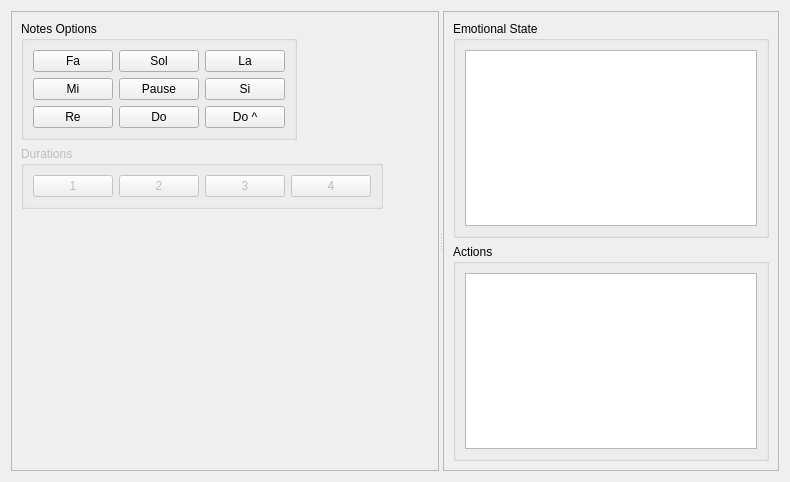
<?xml version="1.0" encoding="UTF-8"?>
<ui version="4.0">
 <class>Form</class>
 <widget class="QWidget" name="Form">
  <property name="geometry">
   <rect>
    <x>0</x>
    <y>0</y>
    <width>790</width>
    <height>482</height>
   </rect>
  </property>
  <property name="windowTitle">
   <string>Little Mozart</string>
  </property>
  <layout class="QHBoxLayout" name="horizontalLayout_2">
   <item>
    <widget class="QSplitter" name="splitter">
     <property name="orientation">
      <enum>Qt::Horizontal</enum>
     </property>
     <widget class="QFrame" name="frame">
      <property name="sizePolicy">
       <sizepolicy hsizetype="Minimum" vsizetype="Preferred">
        <horstretch>0</horstretch>
        <verstretch>0</verstretch>
       </sizepolicy>
      </property>
      <property name="frameShape">
       <enum>QFrame::StyledPanel</enum>
      </property>
      <property name="frameShadow">
       <enum>QFrame::Raised</enum>
      </property>
      <layout class="QVBoxLayout" name="verticalLayout_4">
       <item>
        <widget class="QGroupBox" name="groupBoxNotes">
         <property name="enabled">
          <bool>true</bool>
         </property>
         <property name="sizePolicy">
          <sizepolicy hsizetype="Maximum" vsizetype="Preferred">
           <horstretch>0</horstretch>
           <verstretch>0</verstretch>
          </sizepolicy>
         </property>
         <property name="title">
          <string>Notes Options</string>
         </property>
         <layout class="QGridLayout" name="gridLayout">
          <item row="0" column="0">
           <widget class="QPushButton" name="pushButtonFa">
            <property name="text">
             <string>Fa</string>
            </property>
           </widget>
          </item>
          <item row="0" column="1">
           <widget class="QPushButton" name="pushButtonSol">
            <property name="text">
             <string>Sol</string>
            </property>
           </widget>
          </item>
          <item row="0" column="2">
           <widget class="QPushButton" name="pushButtonLa">
            <property name="text">
             <string>La</string>
            </property>
           </widget>
          </item>
          <item row="1" column="0">
           <widget class="QPushButton" name="pushButtonMi">
            <property name="text">
             <string>Mi</string>
            </property>
           </widget>
          </item>
          <item row="1" column="1">
           <widget class="QPushButton" name="pushButtonPause">
            <property name="text">
             <string>Pause</string>
            </property>
           </widget>
          </item>
          <item row="1" column="2">
           <widget class="QPushButton" name="pushButtonSi">
            <property name="text">
             <string>Si</string>
            </property>
           </widget>
          </item>
          <item row="2" column="1">
           <widget class="QPushButton" name="pushButtonDo">
            <property name="text">
             <string>Do</string>
            </property>
           </widget>
          </item>
          <item row="2" column="2">
           <widget class="QPushButton" name="pushButtonDoAgudo">
            <property name="text">
             <string>Do ^</string>
            </property>
           </widget>
          </item>
          <item row="2" column="0">
           <widget class="QPushButton" name="pushButtonRe">
            <property name="text">
             <string>Re</string>
            </property>
           </widget>
          </item>
         </layout>
        </widget>
       </item>
       <item>
        <widget class="QGroupBox" name="groupBoxDurations">
         <property name="enabled">
          <bool>false</bool>
         </property>
         <property name="sizePolicy">
          <sizepolicy hsizetype="Maximum" vsizetype="Preferred">
           <horstretch>0</horstretch>
           <verstretch>0</verstretch>
          </sizepolicy>
         </property>
         <property name="title">
          <string>Durations</string>
         </property>
         <layout class="QHBoxLayout" name="horizontalLayout">
          <item>
           <widget class="QPushButton" name="pushButtonDuration1">
            <property name="sizePolicy">
             <sizepolicy hsizetype="Minimum" vsizetype="Fixed">
              <horstretch>0</horstretch>
              <verstretch>0</verstretch>
             </sizepolicy>
            </property>
            <property name="text">
             <string>1</string>
            </property>
           </widget>
          </item>
          <item>
           <widget class="QPushButton" name="pushButtonDuration2">
            <property name="text">
             <string>2</string>
            </property>
           </widget>
          </item>
          <item>
           <widget class="QPushButton" name="pushButtonDuration3">
            <property name="text">
             <string>3</string>
            </property>
           </widget>
          </item>
          <item>
           <widget class="QPushButton" name="pushButtonDuration4">
            <property name="text">
             <string>4</string>
            </property>
           </widget>
          </item>
         </layout>
        </widget>
       </item>
       <item>
        <spacer name="verticalSpacer">
         <property name="orientation">
          <enum>Qt::Vertical</enum>
         </property>
         <property name="sizeHint" stdset="0">
          <size>
           <width>20</width>
           <height>40</height>
          </size>
         </property>
        </spacer>
       </item>
      </layout>
     </widget>
     <widget class="QFrame" name="frame_2">
      <property name="sizePolicy">
       <sizepolicy hsizetype="Expanding" vsizetype="Preferred">
        <horstretch>0</horstretch>
        <verstretch>0</verstretch>
       </sizepolicy>
      </property>
      <property name="frameShape">
       <enum>QFrame::StyledPanel</enum>
      </property>
      <property name="frameShadow">
       <enum>QFrame::Raised</enum>
      </property>
      <layout class="QVBoxLayout" name="verticalLayout_3">
       <item>
        <widget class="QGroupBox" name="groupBox_3">
         <property name="sizePolicy">
          <sizepolicy hsizetype="Expanding" vsizetype="Preferred">
           <horstretch>0</horstretch>
           <verstretch>0</verstretch>
          </sizepolicy>
         </property>
         <property name="title">
          <string>Emotional State</string>
         </property>
         <layout class="QVBoxLayout" name="verticalLayout">
          <item>
           <widget class="QPlainTextEdit" name="plainTextEditEmotions"/>
          </item>
         </layout>
        </widget>
       </item>
       <item>
        <widget class="QGroupBox" name="groupBox_4">
         <property name="sizePolicy">
          <sizepolicy hsizetype="Expanding" vsizetype="Preferred">
           <horstretch>0</horstretch>
           <verstretch>0</verstretch>
          </sizepolicy>
         </property>
         <property name="title">
          <string>Actions</string>
         </property>
         <layout class="QVBoxLayout" name="verticalLayout_2">
          <item>
           <widget class="QPlainTextEdit" name="plainTextEditActions"/>
          </item>
         </layout>
        </widget>
       </item>
      </layout>
     </widget>
    </widget>
   </item>
  </layout>
 </widget>
 <resources/>
 <connections/>
</ui>
